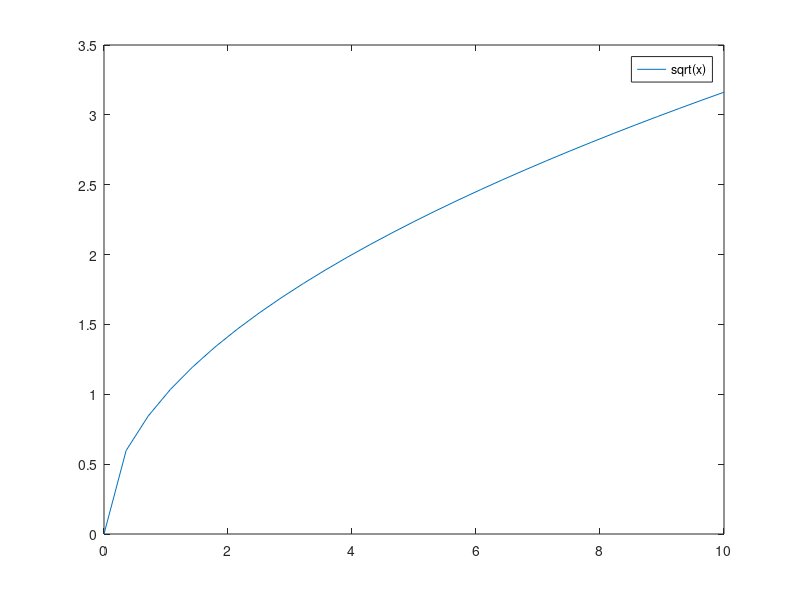

MATLAB code to generate this figure: (Note: this script raises an error after producing the figure.)
%% 2.1
x1 = 10;
y1 = 5;
plot(x1,y1,'rx')

%% 2.2
time = linspace(0,1,100);
data = exp(time.^2);
plot(time,data,'g-.')

%1.1
x = 0:10;
y = exp(x);
plot(x,y)

%1.2
y1 = 5*x.^2 + 2*x + 4;
plot(x,y1)

%1.3
y2 = sqrt(x);
plot(x,y2)

%2
t = linspace(0,1,51);
v = 20.*t.*exp(-10.*t);
plot(t,v)

%3
t = linspace(0,1,100);
p = 10.*t.*exp(-10.*t)-50.*(t.^2).*exp(-10.*t);
plot(t,p)

%4
x3 = 0:.1:1;
y3 = (1./sqrt(2*pi*1.^2)).*exp(-((x3-4).^2)./(2*1.^2));
plot(x3,y3,'r')

%% 2.3
x = linspace(-2*pi,2*pi,100);
y1 = sin(x);
y2 = cos(x);
y3 = asin(x);
plot(x,y1,'r',x,y2,'b',x,y3,'g')

%% 2.4
%6
x = 5;
y = 5;
plot(x,y,'r*','markersize',12)

%7
%1.1
x = 0:10;
y = exp(x);
plot(x,y,'linewidth',2)

%1.2
y1 = 5*x.^2 + 2*x + 4;
plot(x,y1,'linewidth',2)

%1.3
y2 = sqrt(x);
plot(x,y2,'linewidth',2)

%2
t = linspace(0,1,51);
v = 20.*t.*exp(-10.*t);
plot(t,v,'linewidth',2)

%3
t = linspace(0,1,100);
p = 10.*t.*exp(-10.*t)-50.*(t.^2).*exp(-10.*t);
plot(t,p,'r','linewidth',2)

%4
x3 = 0;.1;1;
y3 = (1./(sqrt(2*pi*1^2))).*exp(-((x3-4).^2)/(2*1^2));
plot(x3,y3,'rx','linewidth',2)

%% 2.5
clear;clc
%8
x1 = 1;.5;2;
y1 = x1+1;
x2 = 2;.5;3;
y2 = -x2+5;
axis([min(x1)-1 max(x2)+1 min(y1)-1 max(y2)+1])
plot(x1,y1,'r--',x2,y2,'b--')

%% 3.1
clear;clc
%9
fplot('sin(x)',[-2*pi 2*pi]);

%9.1
fplot('exp(x)',[0 10]);

%9.2
fplot('5*x.^2 + 2*x + 4',[0 10]);

%9.3
fplot('sqrt(x)',[0 10]);

%% 3.3
clear;clc
%10
x = -2;.1;2;
y = exp('\alpha');
plot(x,y,'linewidth',2);
title('function title');
xlabel('x'),ylabel('y');

%% 3.5
clear;clc
%13
x = linspace(0,pi,10);
y = sin(x);
figure(1)
plot(x,y)
x1 = linspace(0,pi,100);
y1 = sin(x);
figure(2)
plot(x1,y1)

%14
x = linspace(-2*pi,2*pi,100);
y = sin(x);
y1 = cos(x);
subplot(2,1,1);
plot(x,y);
title('y = sin(x)')
subplot(2,1,2);
plot(x,y1);
title('y = cos(x)')

x = 0:0.1*pi:2*pi;
y = sin(x);
plot(x,y)
gtext('this is text')